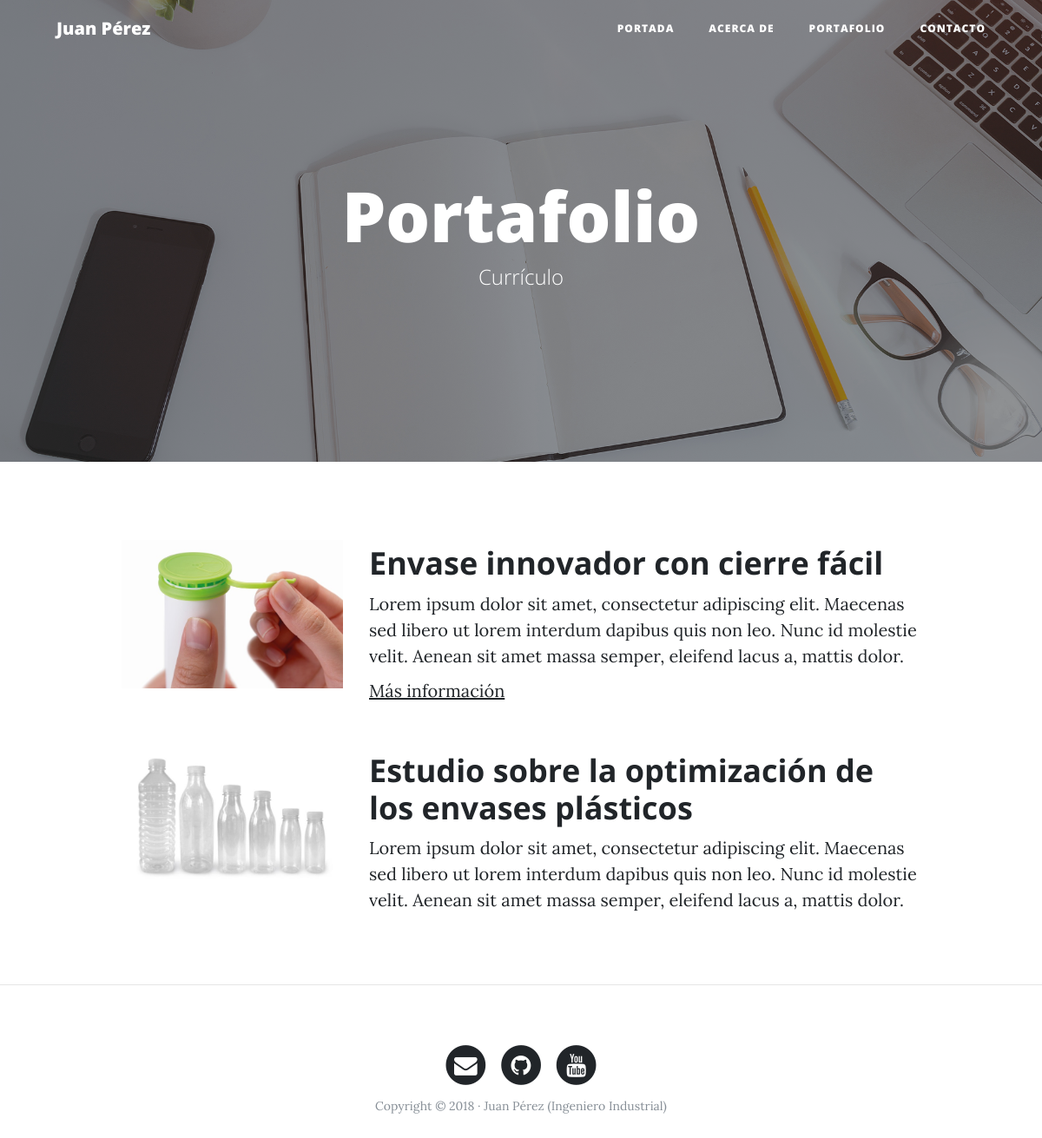
/portafolio, run on the app's committed database.
### portfolio/models.py (models this page shows, shortened)
class Project(models.Model):
    title = models.CharField(max_length=200, verbose_name='Título')
    description = models.TextField(verbose_name='Descripción')
    image = models.ImageField(upload_to='projects', verbose_name='Imagen')
    link = models.URLField(
        verbose_name='Dirección web', null=True, blank=True)
    created = models.DateTimeField(
        auto_now_add=True, verbose_name='Fecha de creación')
    updated = models.DateTimeField(
        auto_now=True, verbose_name='Fecha de actualización')
    class Meta:
        verbose_name = 'Proyecto'
        verbose_name_plural = 'Proyectos'
        ordering = ['-created']

### portfolio/views.py (the view)
# urls.py: path('portafolio', views.portfolio, name='portfolio')
def portfolio(request):
    projects = Project.objects.all()
    context = {'projects': projects}
    return render(request, 'portfolio/portfolio.html', context)

### portfolio/templates/portfolio/portfolio.html (shortened to what this page needs)
{% extends 'base.html' %}
{% block background %}{% load static %}{% static 'core/img/portfolio-bg.jpg' %}{% endblock background %}
{% block headers %}
<h1>Portafolio</h1>
<span class="subheading">Currículo</span>
{% endblock headers %}
{% block content %}
{% for project in projects %}
<div class="row project">
    <div class="col-lg-3 col-md-4 offset-lg-1">
        <img class="img-fluid" src={{project.image.url}} alt="">
    </div>
    <div class="col-lg-7 col-md-8">
        <h2 class="section-heading title">{{project.title}}</h2>
        <p>{{project.description}}</p>
        {% if project.link %}
        <p><a href={{project.link}}>Más información</a></p>
        {% endif %}
    </div>
</div>
{% endfor %}
{% endblock content %}

### templates/base.html (shortened to what this page needs)
<!DOCTYPE html>
<html lang="es">
  <head>
    {% load static %}
    <link href="{% static 'core/vendor/bootstrap/css/bootstrap.min.css' %}" rel="stylesheet">
    <link href="{% static 'core/vendor/font-awesome/css/font-awesome.min.css' %}" rel="stylesheet" type="text/css">
    <link href="{% static 'core/css/clean-blog.min.css' %}" rel="stylesheet">
  </head>
  <body>
    <nav class="navbar navbar-expand-lg navbar-light fixed-top" id="mainNav">
      <div class="container">
        <a class="navbar-brand" href="{% url 'core:home' %}">Juan Pérez</a>
        <div class="collapse navbar-collapse" id="navbarResponsive">
          <ul class="navbar-nav ml-auto">
            <li class="nav-item">
              <a class="nav-link" href="{% url 'core:home' %}">Portada</a>
            </li>
            <li class="nav-item">
              <a class="nav-link" href="{% url 'core:about' %}">Acerca de</a>
            </li>
            <li class="nav-item">
              <a class="nav-link" href="{% url 'portfolio:portfolio' %}">Portafolio</a>
            </li>
            <li class="nav-item">
              <a class="nav-link" href="{% url 'core:contact' %}">Contacto</a>
            </li>
          </ul>
        </div>
      </div>
    </nav>
    <header class="masthead" style="background-image: url('{% block background %}{% endblock background %}')">
      <div class="overlay"></div>
      <div class="container">
        <div class="row">
          <div class="col-lg-8 col-md-10 mx-auto">
            <div class="site-heading">
                {% block headers %}
                {% endblock headers %}
            </div>
          </div>
        </div>
      </div>
    </header>
    <div class="container">
            {% block content %}
            {% endblock content %}
      </div>
    {% if request.path != '/' %}
    <hr>
    {% endif %}
    <footer>
      <div class="container">
        <div class="row">
          <div class="col-lg-8 col-md-10 mx-auto">
            <ul class="list-inline text-center">
              <li class="list-inline-item">
                <a href="#">
                  <span class="fa-stack fa-lg">
                    <i class="fa fa-circle fa-stack-2x"></i>
                    <i class="fa fa-envelope fa-stack-1x fa-inverse"></i>
                  </span>
                </a>
              </li>
              <li class="list-inline-item">
                <a href="#">
                  <span class="fa-stack fa-lg">
                    <i class="fa fa-circle fa-stack-2x"></i>
                    <i class="fa fa-github fa-stack-1x fa-inverse"></i>
                  </span>
                </a>
              </li>
              <li class="list-inline-item">
                <a href="#">
                  <span class="fa-stack fa-lg">
                    <i class="fa fa-circle fa-stack-2x"></i>
                    <i class="fa fa-youtube fa-stack-1x fa-inverse"></i>
                  </span>
                </a>
              </li>
            </ul>
            <p class="copyright text-muted">Copyright &copy; 2018 · Juan Pérez (Ingeniero Industrial) </p>
          </div>
        </div>
      </div>
    </footer>
  </body>
</html>

### data on the page
Project: image (picture), title "Envase innovador con cierre fácil", description "Lorem ipsum dolor sit amet, consectetur adipiscing elit. Maecenas sed libero ut lorem interdum dapibus quis non leo. Nunc id molestie velit. Aenean sit amet massa semper, eleifend lacus a, mattis dolor."
Project: image (picture), title "Estudio sobre la optimización de los envases plásticos", description "Lorem ipsum dolor sit amet, consectetur adipiscing elit. Maecenas sed libero ut lorem interdum dapibus quis non leo. Nunc id molestie velit. Aenean sit amet massa semper, eleifend lacus a, mattis dolor."
